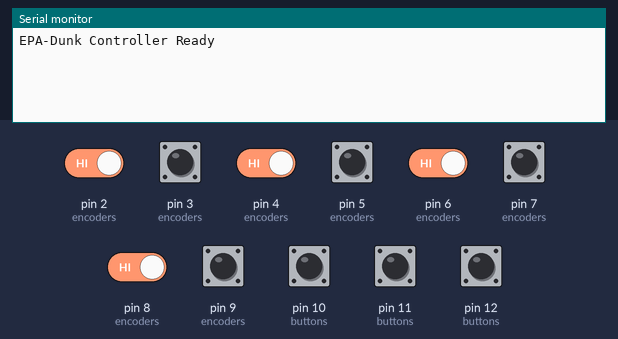
A sketch run on a simulated Arduino Uno, built with avr-gcc and run on an emulated ATmega328P. On the bench: the last lines printed to the serial monitor. The inputs (shaded band) are chosen by the test bench; at power-on: pin 2 (encoders), pin 3 (encoders), pin 4 (encoders), pin 5 (encoders), pin 6 (encoders), pin 7 (encoders), pin 8 (encoders), pin 9 (encoders), pin 10 (buttons), pin 11 (buttons), pin 12 (buttons) HIGH.

Above: at 2.2 s.
2.3 s: pin 2 (encoders) driven LOW
At 2.9 s:
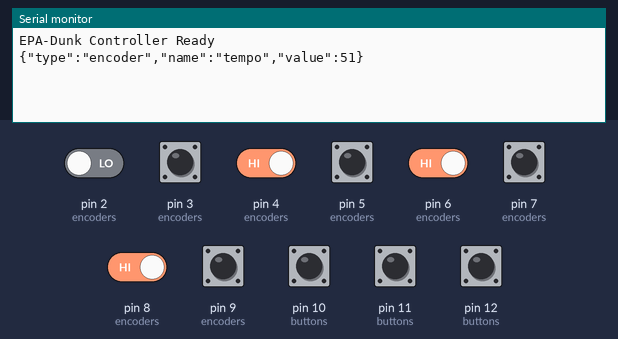
3.8 s: pin 4 (encoders) driven LOW
At 5.0 s:
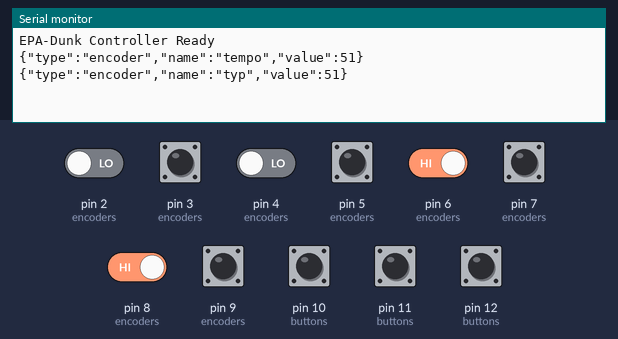
5.3 s: pin 6 (encoders) driven LOW
At 6.4 s:
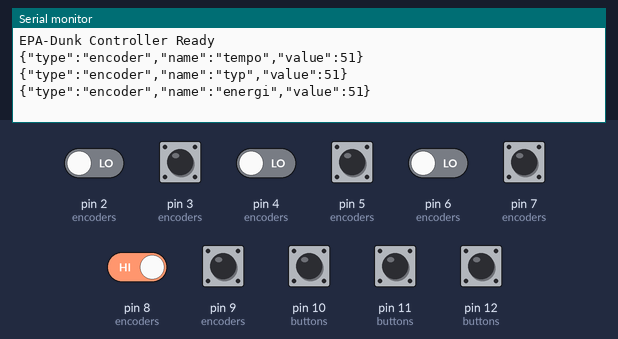
6.8 s: pin 8 (encoders) driven LOW
At 7.6 s:
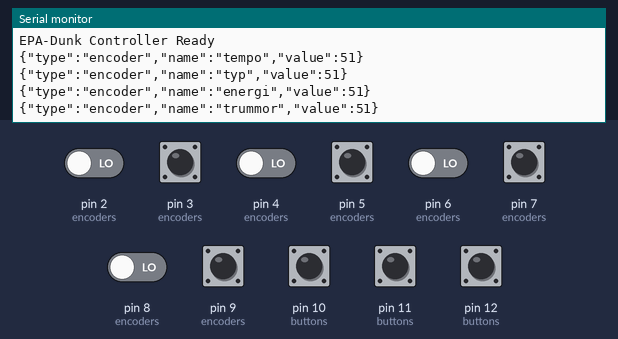
8.3 s: pin 10 (buttons) pulled LOW for 0.15 s
At 8.9 s:
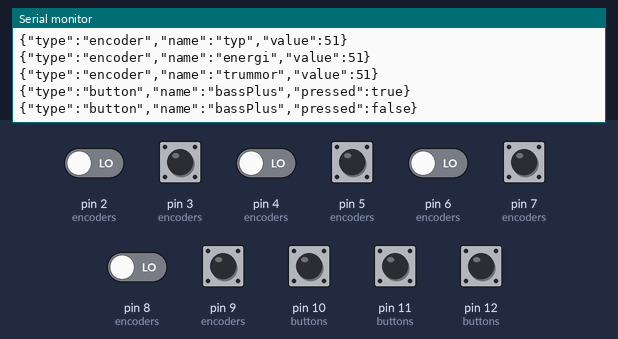
10.0 s: pin 11 (buttons) pulled LOW for 0.15 s
At 11.4 s:
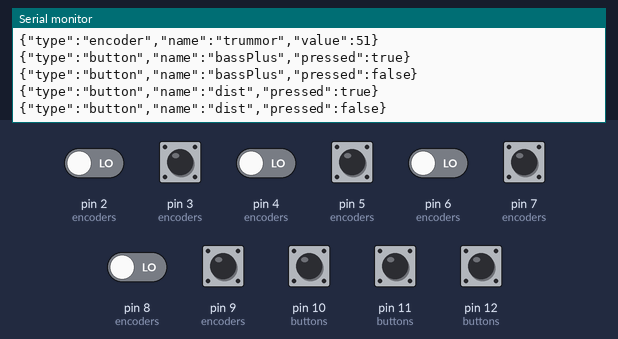

Measured:
- after the input at 2.3 s, the serial monitor: prints a new line at once (image 1)
- after the input at 3.8 s, the serial monitor: prints a new line at once (image 2)
- after the input at 5.3 s, the serial monitor: prints a new line at once (image 3)
- after the input at 6.8 s, the serial monitor: prints a new line at once (image 4)
- after the input at 8.3 s, the serial monitor: prints a new line after 0.05 s (image 5)
- after the input at 10.0 s, the serial monitor: prints a new line after 0.05 s (image 6)

The sketch:

epa_dunk_controller.ino
```cpp
/************************************************************
 *  EPA-DUNK STATION — ARDUINO MKR ZERO CONTROLLER
 *  4 encoders + 3 knappar
 *
 *  Hardware:
 *  - 4 rotary encoders (CLK, DT pins)
 *  - 3 buttons (digital pins)
 *
 *  Output: JSON via Serial (115200 baud)
 ************************************************************/

// ==========================================================
//  ENCODER PINS (CLK, DT)
// ==========================================================
#define ENCODER_TEMPO_CLK   2
#define ENCODER_TEMPO_DT    3
#define ENCODER_TYP_CLK     4
#define ENCODER_TYP_DT      5
#define ENCODER_ENERGI_CLK  6
#define ENCODER_ENERGI_DT   7
#define ENCODER_TRUMMOR_CLK 8
#define ENCODER_TRUMMOR_DT  9

// ==========================================================
//  BUTTON PINS
// ==========================================================
#define BUTTON_BASSPLUS     10
#define BUTTON_DIST         11
#define BUTTON_IGNITION     12

// ==========================================================
//  ENCODER STATE
// ==========================================================
struct Encoder {
  int clkPin;
  int dtPin;
  int lastClkState;
  int value;  // 0-100
  String name;
};

Encoder encoders[4] = {
  {ENCODER_TEMPO_CLK, ENCODER_TEMPO_DT, HIGH, 50, "tempo"},
  {ENCODER_TYP_CLK, ENCODER_TYP_DT, HIGH, 50, "typ"},
  {ENCODER_ENERGI_CLK, ENCODER_ENERGI_DT, HIGH, 50, "energi"},
  {ENCODER_TRUMMOR_CLK, ENCODER_TRUMMOR_DT, HIGH, 50, "trummor"}
};

// ==========================================================
//  BUTTON STATE
// ==========================================================
struct Button {
  int pin;
  int lastState;
  bool pressed;
  String name;
};

Button buttons[3] = {
  {BUTTON_BASSPLUS, HIGH, false, "bassPlus"},
  {BUTTON_DIST, HIGH, false, "dist"},
  {BUTTON_IGNITION, HIGH, false, "ignition"}
};

// ==========================================================
//  SETUP
// ==========================================================
void setup() {
  Serial.begin(115200);

  // Setup encoder pins
  for (int i = 0; i < 4; i++) {
    pinMode(encoders[i].clkPin, INPUT_PULLUP);
    pinMode(encoders[i].dtPin, INPUT_PULLUP);
    encoders[i].lastClkState = digitalRead(encoders[i].clkPin);
  }

  // Setup button pins
  for (int i = 0; i < 3; i++) {
    pinMode(buttons[i].pin, INPUT_PULLUP);
    buttons[i].lastState = digitalRead(buttons[i].pin);
  }

  // Wait for serial connection
  while (!Serial) {
    delay(10);
  }

  delay(1000);
  Serial.println("EPA-Dunk Controller Ready");
}

// ==========================================================
//  READ ENCODER
// ==========================================================
void readEncoder(Encoder &enc) {
  int clkState = digitalRead(enc.clkPin);

  if (clkState != enc.lastClkState) {
    int dtState = digitalRead(enc.dtPin);

    if (dtState != clkState) {
      // Rotating clockwise
      enc.value = min(100, enc.value + 1);
    } else {
      // Rotating counter-clockwise
      enc.value = max(0, enc.value - 1);
    }

    enc.lastClkState = clkState;

    // Send update immediately
    sendEncoderUpdate(enc.name, enc.value);
  }
}

// ==========================================================
//  READ BUTTON
// ==========================================================
void readButton(Button &btn) {
  int currentState = digitalRead(btn.pin);

  // Button state changed
  if (currentState != btn.lastState) {
    delay(50); // Debounce
    int debouncedState = digitalRead(btn.pin);

    if (debouncedState != btn.lastState) {
      // Button pressed (LOW because of INPUT_PULLUP)
      if (debouncedState == LOW) {
        btn.pressed = true;
        sendButtonPress(btn.name, true);
      }
      // Button released (HIGH)
      else {
        btn.pressed = false;
        sendButtonPress(btn.name, false);
      }

      btn.lastState = debouncedState;
    }
  }
}

// ==========================================================
//  SEND ENCODER UPDATE (JSON)
// ==========================================================
void sendEncoderUpdate(String name, int value) {
  Serial.print("{\"type\":\"encoder\",\"name\":\"");
  Serial.print(name);
  Serial.print("\",\"value\":");
  Serial.print(value);
  Serial.println("}");
}

// ==========================================================
//  SEND BUTTON PRESS (JSON)
// ==========================================================
void sendButtonPress(String name, bool pressed) {
  Serial.print("{\"type\":\"button\",\"name\":\"");
  Serial.print(name);
  Serial.print("\",\"pressed\":");
  Serial.print(pressed ? "true" : "false");
  Serial.println("}");
}

// ==========================================================
//  MAIN LOOP
// ==========================================================
void loop() {
  // Read all encoders
  for (int i = 0; i < 4; i++) {
    readEncoder(encoders[i]);
  }

  // Read all buttons
  for (int i = 0; i < 3; i++) {
    readButton(buttons[i]);
  }

  delay(1); // Small delay for stability
}
```
